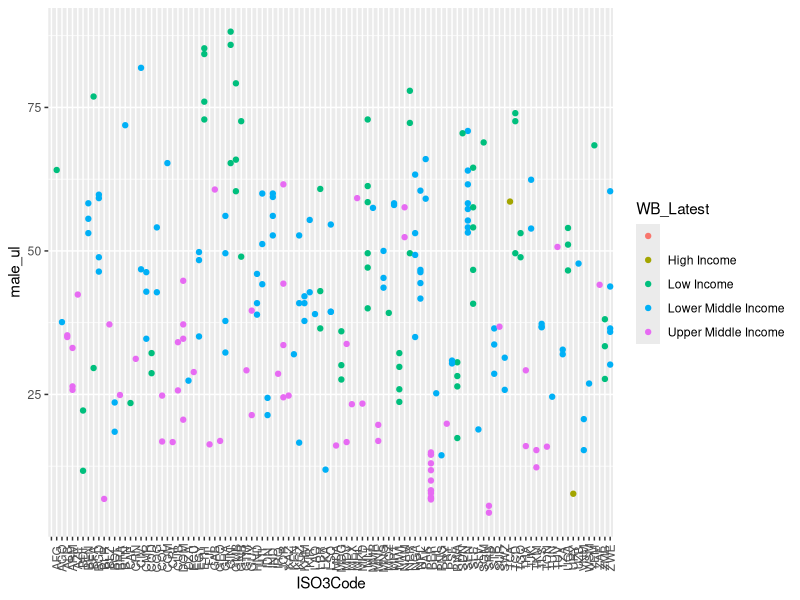

R code for this plot:
## ---- chunk 1
library (tidyverse)
UNICEF_Food <- read.csv("data/UNICEF_Expanded_Global_Databases_FINAL.csv")
slice_head (UNICEF_Food)
## ---- chunk 2
UNICEF_Food |>
  ggplot (aes (x = ISO3Code, y = male_ul, color = WB_Latest)) +
  geom_point() + 
  theme (axis.text.x = element_text (angle = 90, hjust = .5, vjust = .5))
